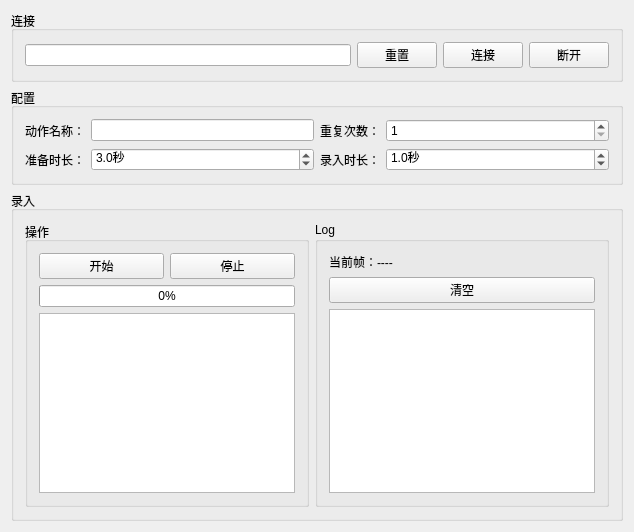
<?xml version="1.0" encoding="UTF-8"?>
<ui version="4.0">
 <class>MainWindowClass</class>
 <widget class="QMainWindow" name="MainWindowClass">
  <property name="geometry">
   <rect>
    <x>0</x>
    <y>0</y>
    <width>634</width>
    <height>532</height>
   </rect>
  </property>
  <property name="windowTitle">
   <string>Leap Motion 数据采集</string>
  </property>
  <widget class="QWidget" name="centralWidget">
   <property name="sizePolicy">
    <sizepolicy hsizetype="Expanding" vsizetype="Expanding">
     <horstretch>0</horstretch>
     <verstretch>0</verstretch>
    </sizepolicy>
   </property>
   <layout class="QVBoxLayout" name="verticalLayout">
    <item>
     <widget class="QGroupBox" name="connectionGroup">
      <property name="sizePolicy">
       <sizepolicy hsizetype="Expanding" vsizetype="Fixed">
        <horstretch>0</horstretch>
        <verstretch>0</verstretch>
       </sizepolicy>
      </property>
      <property name="title">
       <string>连接</string>
      </property>
      <layout class="QHBoxLayout" name="horizontalLayout">
       <item>
        <widget class="QLineEdit" name="editUrl">
         <property name="toolTip">
          <string>Leap Motion ws链接</string>
         </property>
        </widget>
       </item>
       <item>
        <widget class="QPushButton" name="btnReset">
         <property name="text">
          <string>重置</string>
         </property>
        </widget>
       </item>
       <item>
        <widget class="QPushButton" name="btnConnect">
         <property name="text">
          <string>连接</string>
         </property>
        </widget>
       </item>
       <item>
        <widget class="QPushButton" name="btnDisconnect">
         <property name="text">
          <string>断开</string>
         </property>
        </widget>
       </item>
      </layout>
     </widget>
    </item>
    <item>
     <widget class="QGroupBox" name="fileGroup">
      <property name="sizePolicy">
       <sizepolicy hsizetype="Preferred" vsizetype="Fixed">
        <horstretch>0</horstretch>
        <verstretch>0</verstretch>
       </sizepolicy>
      </property>
      <property name="title">
       <string>配置</string>
      </property>
      <layout class="QGridLayout" name="gridLayout">
       <item row="0" column="0">
        <widget class="QLabel" name="label">
         <property name="sizePolicy">
          <sizepolicy hsizetype="Fixed" vsizetype="Preferred">
           <horstretch>0</horstretch>
           <verstretch>0</verstretch>
          </sizepolicy>
         </property>
         <property name="text">
          <string>动作名称：</string>
         </property>
        </widget>
       </item>
       <item row="0" column="1">
        <widget class="QLineEdit" name="editAction">
         <property name="sizePolicy">
          <sizepolicy hsizetype="Expanding" vsizetype="Fixed">
           <horstretch>0</horstretch>
           <verstretch>0</verstretch>
          </sizepolicy>
         </property>
         <property name="toolTip">
          <string>动作名称</string>
         </property>
        </widget>
       </item>
       <item row="0" column="2">
        <widget class="QLabel" name="label_2">
         <property name="sizePolicy">
          <sizepolicy hsizetype="Fixed" vsizetype="Preferred">
           <horstretch>0</horstretch>
           <verstretch>0</verstretch>
          </sizepolicy>
         </property>
         <property name="text">
          <string>重复次数：</string>
         </property>
        </widget>
       </item>
       <item row="0" column="3">
        <widget class="QSpinBox" name="spinRepeat">
         <property name="sizePolicy">
          <sizepolicy hsizetype="Expanding" vsizetype="Fixed">
           <horstretch>0</horstretch>
           <verstretch>0</verstretch>
          </sizepolicy>
         </property>
         <property name="toolTip">
          <string>重复次数</string>
         </property>
         <property name="minimum">
          <number>1</number>
         </property>
        </widget>
       </item>
       <item row="1" column="0">
        <widget class="QLabel" name="label_5">
         <property name="sizePolicy">
          <sizepolicy hsizetype="Fixed" vsizetype="Preferred">
           <horstretch>0</horstretch>
           <verstretch>0</verstretch>
          </sizepolicy>
         </property>
         <property name="text">
          <string>准备时长：</string>
         </property>
        </widget>
       </item>
       <item row="1" column="2">
        <widget class="QLabel" name="label_3">
         <property name="sizePolicy">
          <sizepolicy hsizetype="Fixed" vsizetype="Preferred">
           <horstretch>0</horstretch>
           <verstretch>0</verstretch>
          </sizepolicy>
         </property>
         <property name="text">
          <string>录入时长：</string>
         </property>
        </widget>
       </item>
       <item row="1" column="1">
        <widget class="QDoubleSpinBox" name="spinPrepare">
         <property name="suffix">
          <string>秒</string>
         </property>
         <property name="decimals">
          <number>1</number>
         </property>
         <property name="minimum">
          <double>1.000000000000000</double>
         </property>
         <property name="stepType">
          <enum>QAbstractSpinBox::DefaultStepType</enum>
         </property>
         <property name="value">
          <double>3.000000000000000</double>
         </property>
        </widget>
       </item>
       <item row="1" column="3">
        <widget class="QDoubleSpinBox" name="spinTime">
         <property name="suffix">
          <string>秒</string>
         </property>
         <property name="decimals">
          <number>1</number>
         </property>
         <property name="minimum">
          <double>0.500000000000000</double>
         </property>
         <property name="value">
          <double>1.000000000000000</double>
         </property>
        </widget>
       </item>
      </layout>
     </widget>
    </item>
    <item>
     <widget class="QGroupBox" name="groupBox">
      <property name="title">
       <string>录入</string>
      </property>
      <layout class="QHBoxLayout" name="horizontalLayout_2">
       <item>
        <widget class="QGroupBox" name="groupBox_2">
         <property name="sizePolicy">
          <sizepolicy hsizetype="Fixed" vsizetype="Preferred">
           <horstretch>0</horstretch>
           <verstretch>0</verstretch>
          </sizepolicy>
         </property>
         <property name="title">
          <string>操作</string>
         </property>
         <layout class="QVBoxLayout" name="verticalLayout_2">
          <item>
           <layout class="QHBoxLayout" name="horizontalLayout_3">
            <item>
             <widget class="QPushButton" name="btnStart">
              <property name="text">
               <string>开始</string>
              </property>
             </widget>
            </item>
            <item>
             <widget class="QPushButton" name="btnStop">
              <property name="text">
               <string>停止</string>
              </property>
             </widget>
            </item>
           </layout>
          </item>
          <item>
           <widget class="QProgressBar" name="pgrTime">
            <property name="value">
             <number>0</number>
            </property>
            <property name="orientation">
             <enum>Qt::Horizontal</enum>
            </property>
            <property name="invertedAppearance">
             <bool>false</bool>
            </property>
            <property name="textDirection">
             <enum>QProgressBar::TopToBottom</enum>
            </property>
           </widget>
          </item>
          <item>
           <widget class="QListWidget" name="listFilename"/>
          </item>
         </layout>
        </widget>
       </item>
       <item>
        <widget class="QGroupBox" name="groupBox_3">
         <property name="title">
          <string>Log</string>
         </property>
         <layout class="QVBoxLayout" name="verticalLayout_3">
          <item>
           <widget class="QLabel" name="labelCurrentFrame">
            <property name="text">
             <string>当前帧：----</string>
            </property>
            <property name="textFormat">
             <enum>Qt::PlainText</enum>
            </property>
            <property name="wordWrap">
             <bool>true</bool>
            </property>
           </widget>
          </item>
          <item>
           <widget class="QPushButton" name="btnClear">
            <property name="sizePolicy">
             <sizepolicy hsizetype="Preferred" vsizetype="Fixed">
              <horstretch>0</horstretch>
              <verstretch>0</verstretch>
             </sizepolicy>
            </property>
            <property name="text">
             <string>清空</string>
            </property>
           </widget>
          </item>
          <item>
           <widget class="QTextBrowser" name="textLog"/>
          </item>
         </layout>
        </widget>
       </item>
      </layout>
     </widget>
    </item>
   </layout>
  </widget>
 </widget>
 <layoutdefault spacing="6" margin="11"/>
 <resources>
  <include location="Lmdc.qrc"/>
 </resources>
 <connections/>
</ui>
